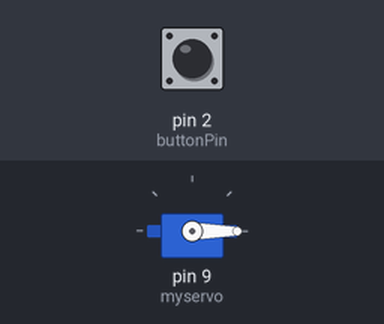
The sketch below on a simulated Arduino Uno, built with avr-gcc and run on an emulated ATmega328P. Parts: servo. The test bench sets the inputs (shaded band); at power-on: pin 2 (buttonPin) HIGH.

Above: at 1.2 s.
1.3 s: pin 2 (buttonPin) pulled LOW for 1 s
At 1.75 s:
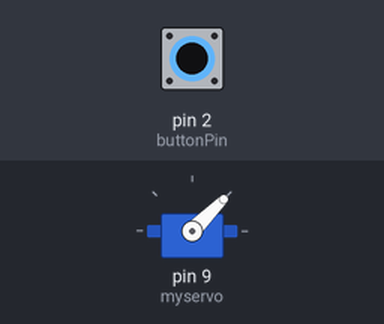
At 3.0 s:
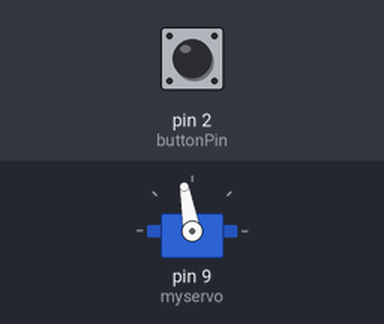
3.8 s: pin 2 (buttonPin) pulled LOW for 3.2 s
8.5 s: pin 2 (buttonPin) pulled LOW for 0.15 s
At 9.4 s:
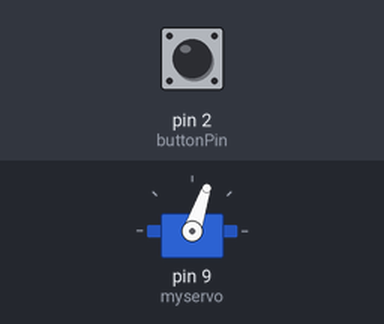
Timing chart, 0 to 11.5 s (numbered marks = the images above; inputs shaded):
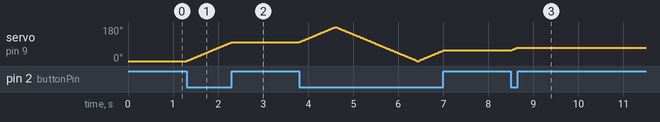

Measured:
- after the input at 1.3 s, servo on pin 9 (myservo): moves from 0° to 100° over 1.0 s, starting at once
- after the input at 8.5 s, servo on pin 9 (myservo): 56° → 71° at once

The sketch:

servo_button.ino
```cpp
/* Combo Sweep with PushButton
*/

#include <Servo.h>

Servo myservo;  // create servo object to control a servo
// twelve servo objects can be created on most boards

int pos = 0;    // variable to store the servo position

// constants won't change. They're used here to
// set pin numbers:
const int buttonPin = 2;     // the number of the pushbutton pin
const int myservoPin=  9;      // the number of the servo pin

// variables will change:
int buttonState = 0;         // variable for reading the pushbutton status

void setup() {
  myservo.attach(9);  // attaches the servo on pin 9 to the servo object

  pinMode(buttonPin, INPUT);
  pinMode(buttonPin,INPUT_PULLUP);
}

void checkButton(){
  buttonState = digitalRead(buttonPin);

  while(buttonState == HIGH)
    buttonState = digitalRead(buttonPin);

}
void loop() {
  for (pos = 0; pos <= 180; pos += 1) { // goes from 0 degrees to 180 degrees
    // in steps of 1 degree
    myservo.write(pos); // tell servo to go to position in variable 'pos'
    delay(10);                       // waits 15ms for the servo to reach the position
    checkButton();

  }
  for (pos = 180; pos >= 0; pos -= 1) { // goes from 180 degrees to 0 degrees
    myservo.write(pos);              // tell servo to go to position in variable 'pos'
    delay(10);                       // waits 15ms for the servo to reach the position
    checkButton();

  }


/* ignore
   // read the state of the pushbutton value:
  buttonState = digitalRead(buttonPin);

  // check if the pushbutton is pressed.
  // if it is, the buttonState is HIGH:
  if (buttonState == HIGH) {
    // turn servo off:
    digitalWrite(myservoPin, LOW);
  } else {
    // turn servo on:
    digitalWrite(myservoPin, HIGH);
  }
  */

}
```
